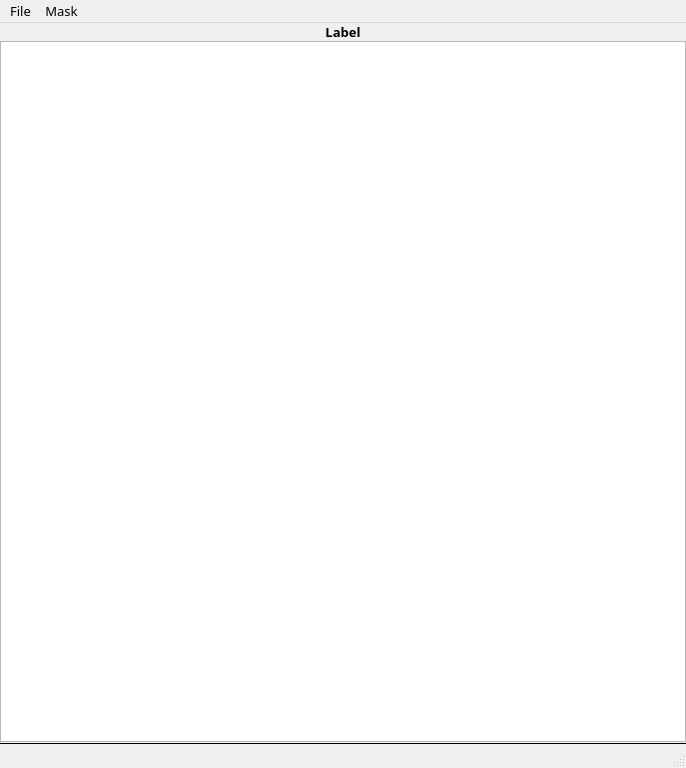
<?xml version="1.0" encoding="UTF-8"?>
<ui version="4.0">
 <class>MainWindow</class>
 <widget class="QMainWindow" name="MainWindow">
  <property name="geometry">
   <rect>
    <x>0</x>
    <y>0</y>
    <width>686</width>
    <height>768</height>
   </rect>
  </property>
  <property name="windowTitle">
   <string>DrawMask</string>
  </property>
  <widget class="QWidget" name="centralwidget">
   <layout class="QVBoxLayout" name="verticalLayout">
    <property name="spacing">
     <number>0</number>
    </property>
    <property name="leftMargin">
     <number>0</number>
    </property>
    <property name="topMargin">
     <number>0</number>
    </property>
    <property name="rightMargin">
     <number>0</number>
    </property>
    <property name="bottomMargin">
     <number>0</number>
    </property>
    <item>
     <layout class="QHBoxLayout" name="horizontalLayout_top">
      <property name="spacing">
       <number>0</number>
      </property>
      <property name="leftMargin">
       <number>0</number>
      </property>
      <property name="topMargin">
       <number>0</number>
      </property>
      <property name="rightMargin">
       <number>0</number>
      </property>
      <property name="bottomMargin">
       <number>0</number>
      </property>
      <item>
       <widget class="QLabel" name="label_title">
        <property name="minimumSize">
         <size>
          <width>0</width>
          <height>0</height>
         </size>
        </property>
        <property name="font">
         <font>
          <family>Roboto Mono</family>
          <pointsize>10</pointsize>
          <weight>75</weight>
          <bold>true</bold>
         </font>
        </property>
        <property name="autoFillBackground">
         <bool>false</bool>
        </property>
        <property name="styleSheet">
         <string notr="true"/>
        </property>
        <property name="text">
         <string>Label</string>
        </property>
        <property name="alignment">
         <set>Qt::AlignCenter</set>
        </property>
       </widget>
      </item>
     </layout>
    </item>
    <item>
     <widget class="GraphicsLayoutWidget" name="glw">
      <property name="backgroundBrush">
       <brush brushstyle="NoBrush">
        <color alpha="255">
         <red>255</red>
         <green>255</green>
         <blue>255</blue>
        </color>
       </brush>
      </property>
     </widget>
    </item>
    <item>
     <widget class="Line" name="line">
      <property name="frameShadow">
       <enum>QFrame::Plain</enum>
      </property>
      <property name="orientation">
       <enum>Qt::Horizontal</enum>
      </property>
     </widget>
    </item>
    <item>
     <layout class="QHBoxLayout" name="horizontalLayout_bottom">
      <property name="spacing">
       <number>0</number>
      </property>
      <property name="topMargin">
       <number>0</number>
      </property>
     </layout>
    </item>
   </layout>
  </widget>
  <widget class="QStatusBar" name="statusBar">
   <property name="font">
    <font>
     <family>Roboto Mono</family>
     <pointsize>10</pointsize>
     <weight>75</weight>
     <bold>true</bold>
    </font>
   </property>
   <property name="sizeGripEnabled">
    <bool>true</bool>
   </property>
  </widget>
  <widget class="QMenuBar" name="menuBar">
   <property name="geometry">
    <rect>
     <x>0</x>
     <y>0</y>
     <width>686</width>
     <height>24</height>
    </rect>
   </property>
   <property name="font">
    <font>
     <family>Roboto Mono</family>
     <pointsize>10</pointsize>
     <weight>50</weight>
     <bold>false</bold>
    </font>
   </property>
   <widget class="QMenu" name="menuFile">
    <property name="title">
     <string>File</string>
    </property>
    <addaction name="action_open"/>
    <addaction name="action_save"/>
    <addaction name="action_save_as"/>
   </widget>
   <widget class="QMenu" name="menuMask">
    <property name="font">
     <font>
      <family>Roboto Mono</family>
      <pointsize>10</pointsize>
     </font>
    </property>
    <property name="title">
     <string>Mask</string>
    </property>
    <addaction name="action_circs_add"/>
    <addaction name="action_circs_rem"/>
    <addaction name="action_mask_negative"/>
    <addaction name="action_mask_lines"/>
   </widget>
   <addaction name="menuFile"/>
   <addaction name="menuMask"/>
  </widget>
  <action name="action_open">
   <property name="text">
    <string>Open Image</string>
   </property>
   <property name="font">
    <font>
     <family>Roboto Mono</family>
     <pointsize>10</pointsize>
     <weight>50</weight>
     <bold>false</bold>
    </font>
   </property>
  </action>
  <action name="action_save">
   <property name="text">
    <string>Save Mask</string>
   </property>
   <property name="font">
    <font>
     <family>Roboto Mono</family>
     <pointsize>10</pointsize>
     <weight>50</weight>
     <bold>false</bold>
    </font>
   </property>
  </action>
  <action name="action_circs_add">
   <property name="text">
    <string>Add Circle</string>
   </property>
   <property name="statusTip">
    <string>Add circles to mask regions</string>
   </property>
   <property name="font">
    <font>
     <family>Roboto Mono</family>
     <pointsize>10</pointsize>
     <weight>50</weight>
     <bold>false</bold>
    </font>
   </property>
  </action>
  <action name="action_circs_rem">
   <property name="text">
    <string>Remove Circle</string>
   </property>
   <property name="statusTip">
    <string>Remove last set of circles</string>
   </property>
   <property name="font">
    <font>
     <family>Roboto Mono</family>
     <pointsize>10</pointsize>
     <weight>50</weight>
     <bold>false</bold>
    </font>
   </property>
  </action>
  <action name="action_mask_negative">
   <property name="checkable">
    <bool>true</bool>
   </property>
   <property name="text">
    <string>Mask Negative</string>
   </property>
   <property name="toolTip">
    <string>Mask Negative</string>
   </property>
   <property name="statusTip">
    <string>Mask negative intensities (Dectris Pilatus)</string>
   </property>
   <property name="font">
    <font>
     <family>Roboto Mono</family>
     <pointsize>10</pointsize>
    </font>
   </property>
  </action>
  <action name="actionGhk">
   <property name="text">
    <string>ghk</string>
   </property>
  </action>
  <action name="action_mask_lines">
   <property name="checkable">
    <bool>true</bool>
   </property>
   <property name="text">
    <string>Mask Lines (Photon II)</string>
   </property>
   <property name="iconText">
    <string>Mask Lines</string>
   </property>
   <property name="toolTip">
    <string>Mask Lines</string>
   </property>
   <property name="statusTip">
    <string>Mask horizontal lines (Bruker Photon II)</string>
   </property>
   <property name="whatsThis">
    <string/>
   </property>
   <property name="font">
    <font>
     <family>Roboto Mono</family>
     <pointsize>10</pointsize>
    </font>
   </property>
  </action>
  <action name="action_save_as">
   <property name="text">
    <string>Save As</string>
   </property>
   <property name="font">
    <font>
     <family>Roboto Mono</family>
     <pointsize>10</pointsize>
    </font>
   </property>
  </action>
 </widget>
 <customwidgets>
  <customwidget>
   <class>GraphicsLayoutWidget</class>
   <extends>QGraphicsView</extends>
   <header>pyqtgraph</header>
  </customwidget>
 </customwidgets>
 <resources/>
 <connections/>
</ui>
